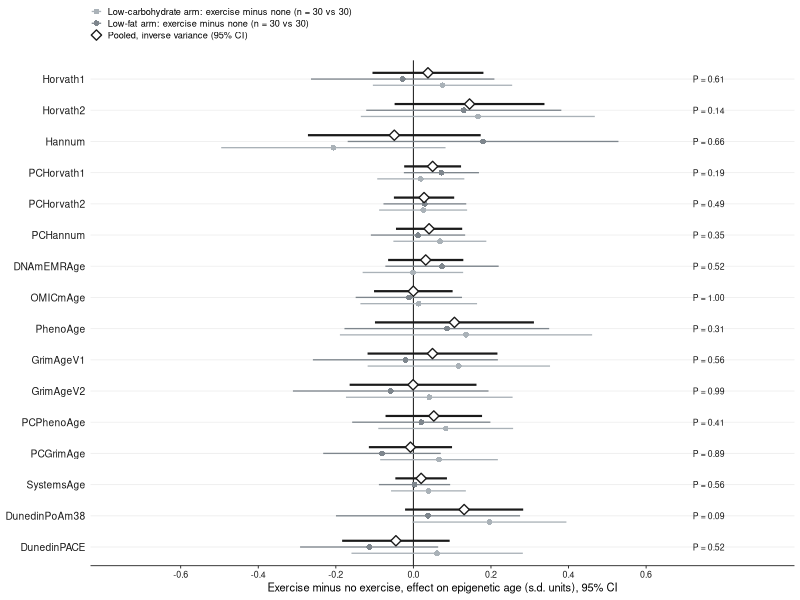
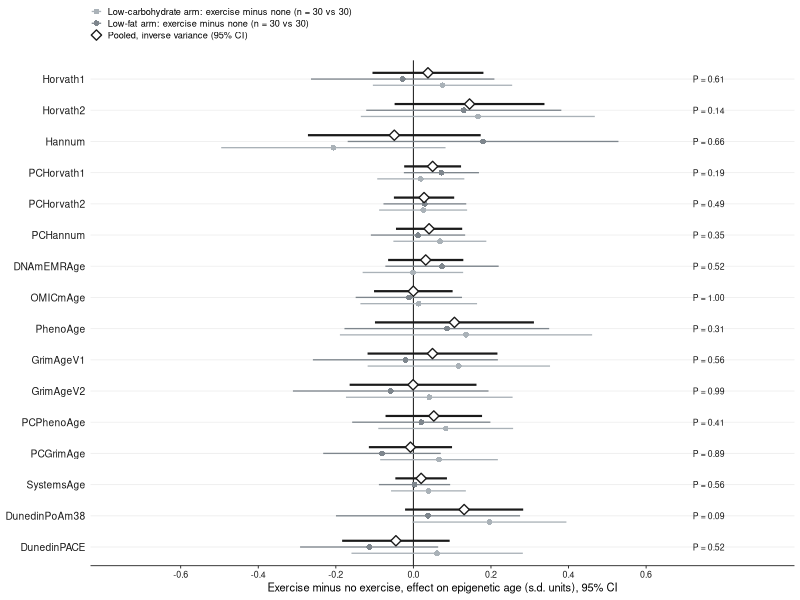

Write R code to recreate these figures, in order.
suppressPackageStartupMessages({library(ggplot2)})
INK<-"#1A1A1A"; GREY1<-"#AAB2B8"; GREY2<-"#7E868D"
ex <- read.csv("exercise_contrast_data.csv")
ord <- c('Horvath1','Horvath2','Hannum','PCHorvath1','PCHorvath2','PCHannum','DNAmEMRAge','OMICmAge','PhenoAge','GrimAgeV1','GrimAgeV2','PCPhenoAge','PCGrimAge','SystemsAge','DunedinPoAm38','DunedinPACE')
ex$clock <- factor(ex$clock, levels=rev(ord))
all <- rbind(
  data.frame(clock=ex$clock, est=ex$sub1, lo=ex$sub1_lo, hi=ex$sub1_hi, p=NA, which="Low-carbohydrate arm: exercise minus none (n = 30 vs 30)"),
  data.frame(clock=ex$clock, est=ex$sub2, lo=ex$sub2_lo, hi=ex$sub2_hi, p=NA, which="Low-fat arm: exercise minus none (n = 30 vs 30)"),
  data.frame(clock=ex$clock, est=ex$diff, lo=ex$diff_lo, hi=ex$diff_hi, p=ex$diff_p, which="Pooled, inverse variance (95% CI)"))
all$which <- factor(all$which, levels=c("Low-carbohydrate arm: exercise minus none (n = 30 vs 30)",
  "Low-fat arm: exercise minus none (n = 30 vs 30)","Pooled, inverse variance (95% CI)"))
p <- ggplot(all, aes(est, clock, colour=which, shape=which, size=which, linewidth=which)) +
  geom_vline(xintercept=0, linewidth=.35, colour=INK) +
  geom_errorbarh(aes(xmin=lo, xmax=hi), height=0, position=position_dodge(width=.6)) +
  geom_point(fill="white", stroke=.7, position=position_dodge(width=.6)) +
  geom_text(data=all[all$which=="Pooled, inverse variance (95% CI)",], aes(x=.72, label=sprintf("P = %.2f", p)),
            size=2.2, hjust=0, family="Helvetica", colour=INK, show.legend=FALSE) +
  scale_colour_manual(values=c(GREY1, GREY2, INK), name=NULL) +
  scale_shape_manual(values=c(16, 16, 23), name=NULL) +
  scale_size_manual(values=c(1.5, 1.5, 2.3), name=NULL) +
  scale_linewidth_manual(values=c(.45, .45, .75), name=NULL) +
  scale_x_continuous(limits=c(-.75,.9), breaks=seq(-.6,.6,.2), labels=function(x) sprintf("%.1f",x)) +
  labs(x="Exercise minus no exercise, effect on epigenetic age (s.d. units), 95% CI", y=NULL) +
  theme_classic(base_size=8, base_family="Helvetica") +
  theme(axis.line=element_line(linewidth=.3, colour=INK), axis.ticks=element_line(linewidth=.3, colour=INK),
        axis.text=element_text(colour=INK), axis.text.y=element_text(size=7.4),
        axis.line.y=element_blank(), axis.ticks.y=element_blank(),
        panel.grid.major.y=element_line(colour="#EEEEEE", linewidth=.3),
        legend.position="top", legend.direction="vertical", legend.justification="left", legend.text=element_text(size=6.6),
        legend.key.size=unit(3,"mm"), legend.margin=margin(b=6))
ggsave("ExtendedDataFig1.pdf", p, width=5.2, height=5.6, device="pdf")
ggsave("ExtendedDataFig1.png", p, width=5.2, height=5.6, dpi=300)
cat("ED done\n")
